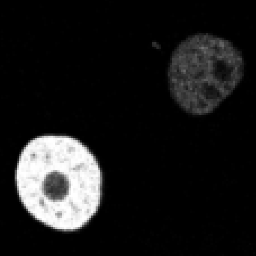
#> input picture test2.png, 256 x 256 px
$ python cv_model.py
#> lines starting #> are read from the running program, lines starting #| are printed output that depends on the picture; after the words box and inside, x2 and y2 are one past the last pixel; in counts of white or black regions, pixels touching at a corner belong together
#!/usr/bin/python3
'''
[AUTHOR]    Zhengyang Zhong
[DATE]      2023-01-01
[PAPER]     Active contours without edges
'''
import cv2
import matplotlib.pyplot as plt
import numpy as np
from skimage import measure


def BoundMirrorEnsure(A):
    [m,n] = A.shape
    if (m<3 | n<3):
        raise Exception('either the number of rows or columns is smaller than 3')
    yi = np.arange(1, m-1)
    xi = np.arange(1, n-1)
    B = np.copy(A)
    B[np.ix_([1-1, m-1,],[1-1, n-1,])] = \
        B[np.ix_([3-1, m-2-1,],[3-1, n-2-1,])] # % mirror corners
    B[np.ix_([1-1, m-1,],xi)] = \
        B[np.ix_([3-1, m-2-1,],xi)] #% mirror left and right boundary
    B[np.ix_(yi,[1-1, n-1,])] = \
        B[np.ix_(yi,[3-1, n-2-1,])] #% mirror top and bottom boundary
    return B


def BoundMirrorExpand(A):
    [m,n] = A.shape
    yi = np.arange(1, m+1)
    xi = np.arange(1, n+1)
    B = np.zeros((m+2, n+2))
    B[np.ix_(yi,xi)] = A
    B[np.ix_([1-1, m+2-1,],[1-1, n+2-1,])] = \
      B[np.ix_([3-1, m-1,],[3-1, n-1,])]  #% mirror corners
    B[np.ix_([1-1, m+2-1,],xi)] = \
      B[np.ix_([3-1, m-1,],xi)] #% mirror left and right boundary
    B[np.ix_(yi,[1-1, n+2-1,])] = \
      B[np.ix_(yi,[3-1, n-1,])] #% mirror top and bottom boundary
    return B


def BoundMirrorShrink(A):
    [m,n] = A.shape
    yi = np.arange(1, m-1)
    xi = np.arange(1, n-1)
    B = A[np.ix_(yi,xi)]
    return B


def initial_phi(h, w, phi_type="f-b+"):
    c0 = 2
    if phi_type == "f-b+":
        phi0 = c0 * np.ones((h, w))
        phi0[20: h-20, 20: w-20] = -1 * c0
    elif phi_type == "f+b-":
        phi0 = -1 * c0 * np.ones((h, w))
        phi0[20: h-20, 20: w-20] = c0
    else:
        raise Exception("\033[0;31m [Initializtion Error] \033[0m Wrong phi type")
    return  phi0


def CVmodel(image, iternum=50, mu=1.5, nu=0, lambda1=1.0, lambda2=1.0):
    eps = 1
    timestep = 0.25 / mu
    h, w = image.shape
    phi = initial_phi(h, w, phi_type="f-b+")
    phi = BoundMirrorExpand(phi)
    img = BoundMirrorExpand(image)
    for it in range(iternum):
        if it % 2 == 0:
            old_phi = np.sqrt(np.sum(phi**2))
        phi = BoundMirrorEnsure(phi)
        img = BoundMirrorEnsure(img)

        # calculate the Heavside function and delta function
        H = 0.5 * (1 + 2 / np.pi * np.arctan(phi / eps))
        delta = eps / (np.pi * (eps ** 2 + phi ** 2))

        # calculate c1 and c2 according to the phi
        c1 = np.sum(H * img) / np.sum(H)
        c2 = np.sum((1 - H) * img) / np.sum((1 - H))

        # calculate the denominators A and B
        tmp_A = np.zeros_like(phi)
        tmp_B = np.zeros_like(phi)

        tmp_A[:-1, :] = (phi[1:, :] - phi[:-1, :]) ** 2
        tmp_A[:, 1:-1] += 0.5 * (phi[:, 2:] - phi[:, :-2]) ** 2
        # A_{i, j}   => A[1:-1, 1:-1]
        # A_{i-1, j} => A[:-2, 1:-1]
        A = mu / (np.sqrt(tmp_A + 1e-10))

        tmp_B[:, :-1] = (phi[:, 1:] - phi[:, :-1]) ** 2
        tmp_B[1:-1, :] += 0.5 * (phi[2:, :] - phi[:-2, :]) ** 2
        # B_{i, j}   => B[1:-1, 1:-1]
        # B_{i, j-1} => B[1:-1, :-2]
        B = mu / (np.sqrt(tmp_B + 1e-10))


        # update the level set function
        dtd = timestep * delta
        phi[1:-1, 1:-1] = (phi[1:-1, 1:-1] + dtd[1:-1, 1:-1] * (\
                A[1:-1, 1:-1] * phi[2:, 1:-1] + \
                A[:-2, 1:-1]  * phi[:-2, 1:-1] + \
                B[1:-1, 1:-1] * phi[1:-1, 2:] + \
                B[1:-1, :-2]  * phi[1:-1, :-2] - \
                nu - lambda1 * (img[1:-1, 1:-1] - c1) ** 2 + \
                lambda2 * (img[1:-1, 1:-1] - c2) ** 2)) / \
                (1 + dtd[1:-1, 1:-1] * A[1:-1, 1:-1] + A[:-2, 1:-1] + B[1:-1, 1:-1] + B[1:-1, :-2])

        if it % 2 == 0:
            new_phi = np.sqrt(np.sum(phi**2))
            criteria = np.abs(old_phi - new_phi) / (old_phi + 1e-10)
            if criteria < 1e-3:
                break
    phi = BoundMirrorShrink(phi)
    return phi, it+1


if __name__ == "__main__":
    path = "./test2.png"
    img = cv2.imread(path, 0)
#> img is the input picture: shape (256, 256); min 0, max 255, mean 26
    h, w = img.shape
#> h = 256; w = 256
    phi, it = CVmodel(img, iternum=50, mu=1.5, nu=0, lambda1=1, lambda2=1)
#> in BoundMirrorExpand, `B[np.ix_([1-1, m+2-1,],[1-1, n+2-1,])] = \ B[np.ix_([3-1, m-1,],[3-1, ..`: B: shape (258, 258) float64; min -2, max 2, mean -0.834
#> in BoundMirrorExpand, `B[np.ix_(yi,[1-1, n+2-1,])] = \ B[np.ix_(yi,[3-1, n-1,])]`:
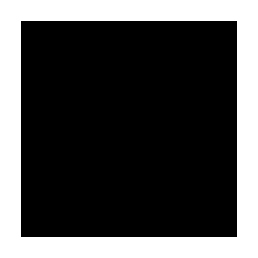
#> B: shape (258, 258) float64; values -2 (black) and 2 (white), 29.9% white; 1 white region, box (x1, y1, x2, y2) and area: (0, 0, 258, 258) 19908
#> in BoundMirrorExpand (call 2), `B[np.ix_([1-1, m+2-1,],[1-1, n+2-1,])] = \ B[np.ix_([3-1, m-1,],[3-1, ..`:
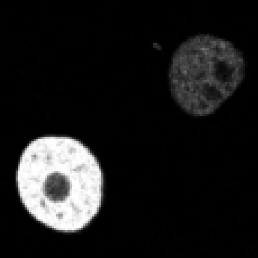
#> B: shape (258, 258) float64; min 0, max 255, mean 25.6
#> in BoundMirrorExpand (call 2), `B[np.ix_([1-1, m+2-1,],xi)] = \ B[np.ix_([3-1, m-1,],xi)]`: B: shape (258, 258) float64; 0.08% of pixels changed, all inside (x1, y1, x2, y2) = (27, 0, 257, 258)
#> in BoundMirrorExpand (call 2), `B[np.ix_(yi,[1-1, n+2-1,])] = \ B[np.ix_(yi,[3-1, n-1,])]`: B: shape (258, 258) float64; min 0, max 255, mean 25.6
#> the loop in CVmodel, `for it in range(iternum):` made 15 passes
#> (old_phi, c1, c2, new_phi, criteria) on passes 3, 5, 7, 9, 11, 13, 15: (3.77, 25.58, 25.64, 0.979, 0.74), (0.0994, 25.61, 25.61, 0.00141, 0.986), (4.18e-05, 25.61, 25.61, 2.72e-06, 0.935), (1.83e-07, 25.61, 25.61, 1.25e-08, 0.931), (8.52e-10, 25.61, 25.61, 5.84e-11, 0.834), (4.01e-12, 25.61, 25.61, 2.76e-13, 0.0359), (1.9e-14, 25.61, 25.61, 1.31e-15, 0.000177)
#> (c1, c2, new_phi, criteria) on pass 1: (11.73, 33.37, 76.99, 0.851)
#> pass 2, in CVmodel, `H = 0.5 * (1 + 2 / np.pi * np.arctan(phi / eps))`:
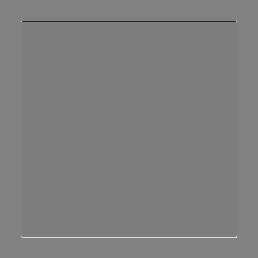
#> H: shape (258, 258) float64; min 0.148, max 0.917, mean 0.496
#> after the loop in CVmodel, `for it in range(iternum):`:
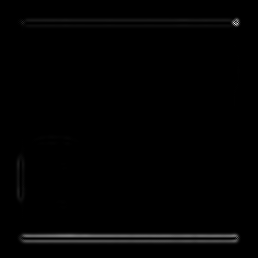
#> tmp_B: shape (258, 258) float64; min 0, max 3.91e-32, mean 3.91e-34; drawn with min black and max white
#> in BoundMirrorShrink, `B = A[np.ix_(yi,xi)]`:
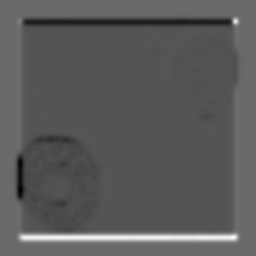
#> B: shape (256, 256) float64; min -1.6e-17, max 2.71e-17, mean -5.09e-19; drawn with min black and max white
#> it = 15
    print("iterations=", it)
#| iterations= 15
    mask = np.zeros_like(phi, np.uint8)
    mask[phi < 0] = 255
    plt.imshow(mask)
    plt.show()
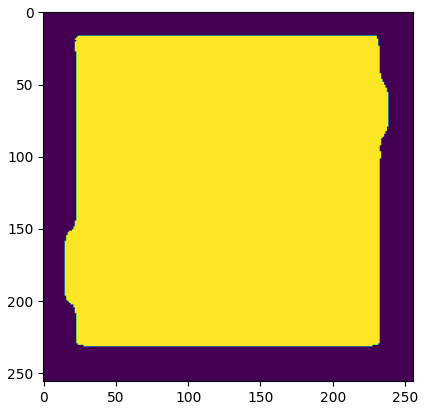
#> figure drawn by matplotlib, 1 panel
    plt.imshow(img, cmap='gray')
    contours = measure.find_contours(phi, 0)
#> contours = 1 point arrays, longest 885 points
    for cnt in contours:
        plt.plot(cnt[:, 1], cnt[:, 0], linewidth=2)
#> this loop made 1 pass
    plt.show()
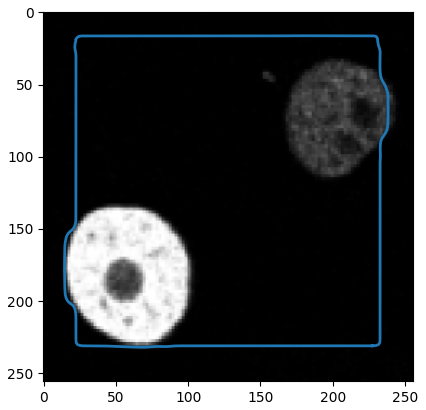
#> figure drawn by matplotlib, 1 panel

$ run again, with test.png copied over test2.png
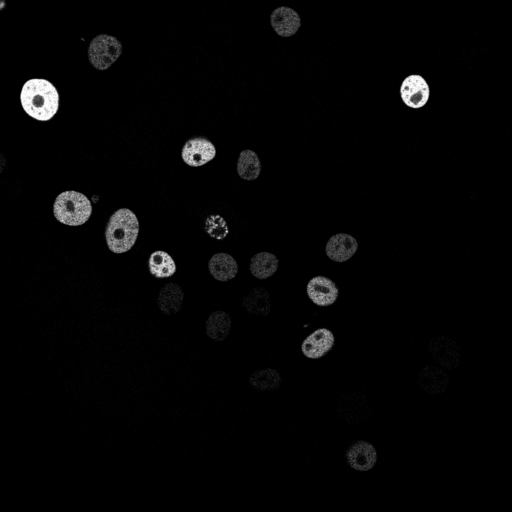
#> input picture test.png, 512 x 512 px
#> img is the input picture: shape (512, 512); min 0, max 255, mean 5.3
#> the loop in CVmodel, `for it in range(iternum):` made 15 passes
#> (old_phi, c1, c2, new_phi, criteria) on passes 3, 5, 7, 9, 11, 13, 15: (2.29, 5.27, 5.27, 0.166, 0.927), (0.0142, 5.27, 5.27, 0.00127, 0.911), (7.87e-05, 5.27, 5.27, 5.18e-06, 0.934), (3.47e-07, 5.27, 5.27, 2.34e-08, 0.932), (1.58e-09, 5.27, 5.27, 1.08e-10, 0.877), (7.34e-12, 5.27, 5.27, 5.02e-13, 0.0637), (3.43e-14, 5.27, 5.27, 2.35e-15, 0.00032)
#> in BoundMirrorShrink, `B = A[np.ix_(yi,xi)]`:
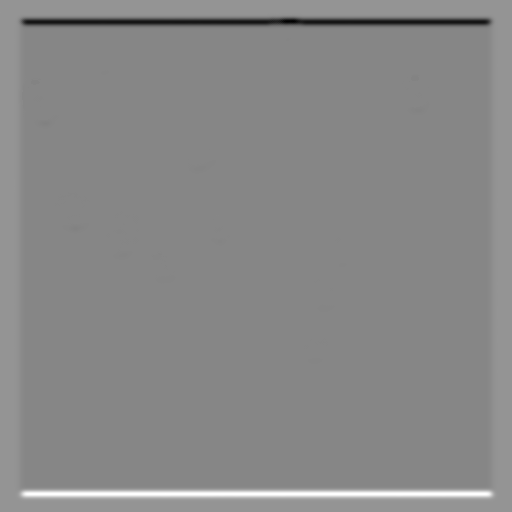
#> B: shape (512, 512) float64; min -3.48e-17, max 2.79e-17, mean -1.23e-18; drawn with min black and max white
#> it = 15
#| iterations= 15
#> contours = 1 point arrays, longest 1903 points
#> the loop `for cnt in contours:` made 1 pass
#> `plt.show()`:
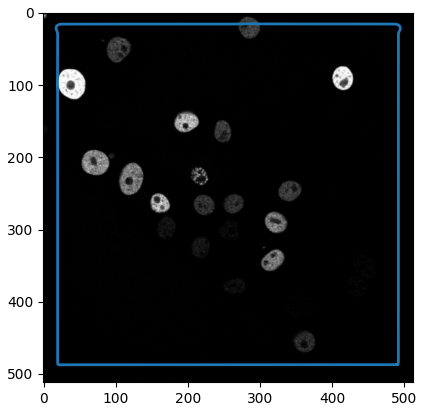
#> figure drawn by matplotlib, 1 panel
